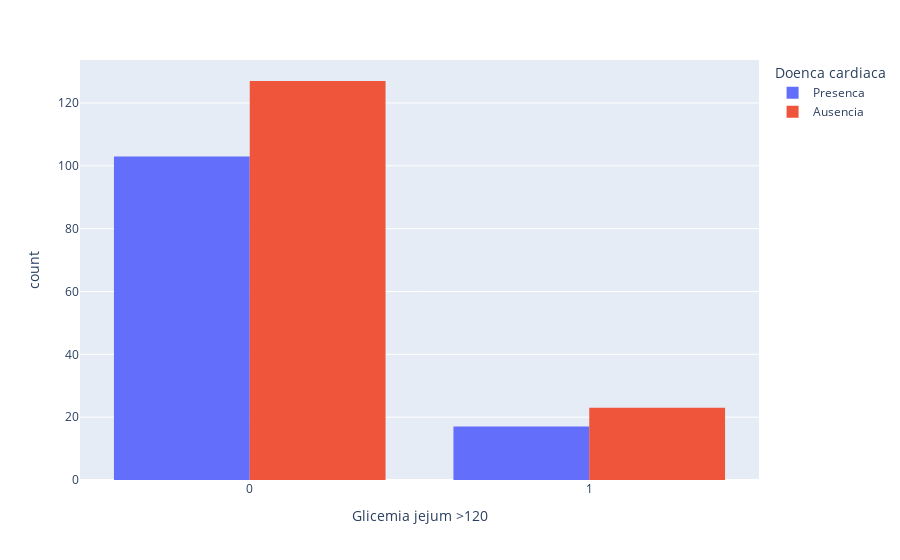

The cell this chart's notebook holds for it:
### Markdown cell above
O histograma ilustra a distribuição dos níveis de colesterol em pacientes com e sem doença cardíaca. 

**Observações:**

* **Sobreposição:** Assim como na análise da pressão arterial, observamos uma sobreposição considerável nos níveis de colesterol entre os grupos com e sem doença cardíaca. Isso indica que o colesterol, isoladamente, não é um preditor perfeito para a doença.
* **Tendência:** 
    * **Pacientes com doença cardíaca (azul):**  Aparentam ter uma  distribuição um pouco mais concentrada em níveis de colesterol levemente mais altos, com um pico entre 250 e 300 mg/dl. 
    * **Pacientes sem doença cardíaca (laranja):** A maior concentração está entre 200 e 219 mg/dl, com uma queda mais acentuada em níveis mais altos.
* **Valores Extremos:** Existem pacientes com níveis de colesterol considerados extremamente altos (acima de 190 mg/dl) em ambos os grupos.

**Interpretação:**

* **Colesterol e Doença Cardíaca:** Apesar da sobreposição, a tendência de níveis de colesterol ligeiramente mais altos em pacientes com doença cardíaca  reforça a relação conhecida entre colesterol elevado e um risco aumentado para doenças cardíacas.
* **Importância da Avaliação Individual:** A sobreposição significativa destaca a necessidade de considerar o colesterol como parte de um conjunto de fatores de risco, e não isoladamente. A avaliação individual, considerando histórico familiar, estilo de vida e outros indicadores de saúde, é crucial.

### Code cell
px.histogram(df, x='Glicemia jejum >120', color='Doenca cardiaca', barmode='group')

### Figure 1 — Plotly figure (JSON) as saved in the notebook; plotly's stock layout.template omitted (floating-point values rounded to 4 significant figures; data arrays with more than 128 entries replaced by an {"elided": "..."} marker saying what was removed)
{"data": [{"alignmentgroup": "True", "bingroup": "x", "hovertemplate": "Doenca cardiaca=Presenca<br>Glicemia jejum >120=%{x}<br>count=%{y}<extra></extra>", "legendgroup": "Presenca", "marker": {"color": "#636efa", "pattern": {"shape": ""}}, "name": "Presenca", "offsetgroup": "Presenca", "orientation": "v", "showlegend": true, "type": "histogram", "x": [0, 0, 1, 0, 0, 0, 0, 0, 1, 0, 0, 0, 0, 0, 1, 0, 0, 0, 1, 0, 0, 0, 0, 0, 0, 0, 0, 0, 0, 1, 0, 0, 0, 0, 0, 0, 0, 0, 0, 0, 0, 0, 0, 0, 1, 0, 0, 0, 0, 0, 0, 0, 1, 1, 0, 0, 0, 0, 1, 0, 0, 0, 1, 0, 0, 0, 0, 0, 0, 0, 0, 1, 0, 0, 0, 1, 0, 0, 1, 0, 0, 1, 0, 0, 0, 0, 0, 0, 0, 0, 0, 0, 0, 0, 0, 0, 0, 0, 1, 0, 1, 0, 0, 0, 0, 0, 1, 0, 0, 0, 0, 0, 0, 0, 0, 0, 0, 0, 0, 0], "xaxis": "x", "yaxis": "y"}, {"alignmentgroup": "True", "bingroup": "x", "hovertemplate": "Doenca cardiaca=Ausencia<br>Glicemia jejum >120=%{x}<br>count=%{y}<extra></extra>", "legendgroup": "Ausencia", "marker": {"color": "#EF553B", "pattern": {"shape": ""}}, "name": "Ausencia", "offsetgroup": "Ausencia", "orientation": "v", "showlegend": true, "type": "histogram", "x": {"elided": "150 int values"}, "xaxis": "x", "yaxis": "y"}], "layout": {"barmode": "group", "legend": {"title": {"text": "Doenca cardiaca"}, "tracegroupgap": 0}, "margin": {"t": 60}, "xaxis": {"anchor": "y", "domain": [0, 1], "title": {"text": "Glicemia jejum >120"}}, "yaxis": {"anchor": "x", "domain": [0, 1], "title": {"text": "count"}}}}
